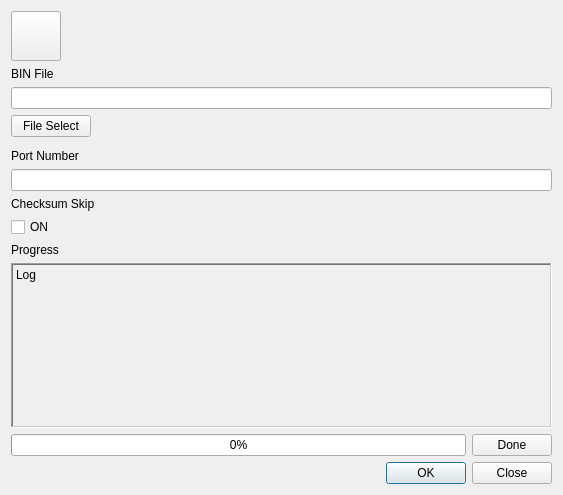
<?xml version="1.0" encoding="UTF-8"?>
<ui version="4.0">
 <class>Form</class>
 <widget class="QWidget" name="Form">
  <property name="geometry">
   <rect>
    <x>0</x>
    <y>0</y>
    <width>563</width>
    <height>495</height>
   </rect>
  </property>
  <property name="windowTitle">
   <string>Form</string>
  </property>
  <layout class="QGridLayout" name="gridLayout">
   <item row="0" column="0">
    <layout class="QVBoxLayout" name="Outter_Layout_2" stretch="0,0,0,0,0,0,0,0,0,0,0,0,0">
     <property name="sizeConstraint">
      <enum>QLayout::SetDefaultConstraint</enum>
     </property>
     <item>
      <layout class="QHBoxLayout" name="top_hlayout">
       <item>
        <widget class="QPushButton" name="btn_back">
         <property name="enabled">
          <bool>true</bool>
         </property>
         <property name="sizePolicy">
          <sizepolicy hsizetype="Fixed" vsizetype="Fixed">
           <horstretch>0</horstretch>
           <verstretch>0</verstretch>
          </sizepolicy>
         </property>
         <property name="minimumSize">
          <size>
           <width>50</width>
           <height>50</height>
          </size>
         </property>
         <property name="cursor">
          <cursorShape>PointingHandCursor</cursorShape>
         </property>
         <property name="styleSheet">
          <string notr="true">QPushButton#btn_back {
    border-image: url(left.png);
    background-repeat: no-repeat;
    background-position: center;
    background-size: cover;
}</string>
         </property>
         <property name="text">
          <string/>
         </property>
        </widget>
       </item>
       <item>
        <spacer name="horizontalSpacer">
         <property name="orientation">
          <enum>Qt::Horizontal</enum>
         </property>
         <property name="sizeHint" stdset="0">
          <size>
           <width>40</width>
           <height>20</height>
          </size>
         </property>
        </spacer>
       </item>
      </layout>
     </item>
     <item>
      <widget class="QLabel" name="lbl_binfile_2">
       <property name="sizePolicy">
        <sizepolicy hsizetype="Fixed" vsizetype="Fixed">
         <horstretch>0</horstretch>
         <verstretch>0</verstretch>
        </sizepolicy>
       </property>
       <property name="text">
        <string>BIN File</string>
       </property>
      </widget>
     </item>
     <item>
      <widget class="QLineEdit" name="edit_bin_file_2">
       <property name="sizePolicy">
        <sizepolicy hsizetype="Minimum" vsizetype="Fixed">
         <horstretch>0</horstretch>
         <verstretch>0</verstretch>
        </sizepolicy>
       </property>
       <property name="minimumSize">
        <size>
         <width>100</width>
         <height>0</height>
        </size>
       </property>
      </widget>
     </item>
     <item>
      <widget class="QPushButton" name="pushButton_2">
       <property name="sizePolicy">
        <sizepolicy hsizetype="Fixed" vsizetype="Fixed">
         <horstretch>0</horstretch>
         <verstretch>0</verstretch>
        </sizepolicy>
       </property>
       <property name="text">
        <string>File Select</string>
       </property>
      </widget>
     </item>
     <item>
      <widget class="QWidget" name="widget" native="true"/>
     </item>
     <item>
      <widget class="QLabel" name="lbl_portnumber_2">
       <property name="sizePolicy">
        <sizepolicy hsizetype="Preferred" vsizetype="Fixed">
         <horstretch>0</horstretch>
         <verstretch>0</verstretch>
        </sizepolicy>
       </property>
       <property name="text">
        <string>Port Number</string>
       </property>
      </widget>
     </item>
     <item>
      <widget class="QLineEdit" name="edit_port_number_2"/>
     </item>
     <item>
      <widget class="QLabel" name="lbl_checksum_2">
       <property name="sizePolicy">
        <sizepolicy hsizetype="Preferred" vsizetype="Fixed">
         <horstretch>0</horstretch>
         <verstretch>0</verstretch>
        </sizepolicy>
       </property>
       <property name="text">
        <string>Checksum Skip</string>
       </property>
      </widget>
     </item>
     <item>
      <widget class="QCheckBox" name="checkBox_2">
       <property name="sizePolicy">
        <sizepolicy hsizetype="Minimum" vsizetype="Fixed">
         <horstretch>0</horstretch>
         <verstretch>0</verstretch>
        </sizepolicy>
       </property>
       <property name="text">
        <string>ON</string>
       </property>
      </widget>
     </item>
     <item>
      <widget class="QLabel" name="label_2">
       <property name="sizePolicy">
        <sizepolicy hsizetype="Preferred" vsizetype="Fixed">
         <horstretch>0</horstretch>
         <verstretch>0</verstretch>
        </sizepolicy>
       </property>
       <property name="text">
        <string>Progress</string>
       </property>
      </widget>
     </item>
     <item>
      <widget class="QLabel" name="lbl_log_2">
       <property name="sizePolicy">
        <sizepolicy hsizetype="Preferred" vsizetype="Expanding">
         <horstretch>0</horstretch>
         <verstretch>0</verstretch>
        </sizepolicy>
       </property>
       <property name="frameShape">
        <enum>QFrame::WinPanel</enum>
       </property>
       <property name="frameShadow">
        <enum>QFrame::Sunken</enum>
       </property>
       <property name="lineWidth">
        <number>0</number>
       </property>
       <property name="text">
        <string>Log</string>
       </property>
       <property name="alignment">
        <set>Qt::AlignLeading|Qt::AlignLeft|Qt::AlignTop</set>
       </property>
      </widget>
     </item>
     <item>
      <layout class="QHBoxLayout" name="horizontalLayout_4">
       <item>
        <widget class="QProgressBar" name="progressBar_2">
         <property name="value">
          <number>0</number>
         </property>
        </widget>
       </item>
       <item>
        <widget class="QPushButton" name="btn_done_2">
         <property name="sizePolicy">
          <sizepolicy hsizetype="Fixed" vsizetype="Fixed">
           <horstretch>0</horstretch>
           <verstretch>0</verstretch>
          </sizepolicy>
         </property>
         <property name="layoutDirection">
          <enum>Qt::LeftToRight</enum>
         </property>
         <property name="text">
          <string>Done</string>
         </property>
         <property name="default">
          <bool>false</bool>
         </property>
         <property name="flat">
          <bool>false</bool>
         </property>
        </widget>
       </item>
      </layout>
     </item>
     <item>
      <layout class="QHBoxLayout" name="horizontalLayout_5">
       <item>
        <spacer name="horizontalSpacer_2">
         <property name="orientation">
          <enum>Qt::Horizontal</enum>
         </property>
         <property name="sizeHint" stdset="0">
          <size>
           <width>40</width>
           <height>20</height>
          </size>
         </property>
        </spacer>
       </item>
       <item>
        <widget class="QDialogButtonBox" name="buttonBox_2">
         <property name="sizePolicy">
          <sizepolicy hsizetype="Fixed" vsizetype="Fixed">
           <horstretch>0</horstretch>
           <verstretch>0</verstretch>
          </sizepolicy>
         </property>
         <property name="maximumSize">
          <size>
           <width>16777215</width>
           <height>16777215</height>
          </size>
         </property>
         <property name="standardButtons">
          <set>QDialogButtonBox::Close|QDialogButtonBox::Ok</set>
         </property>
         <property name="centerButtons">
          <bool>false</bool>
         </property>
        </widget>
       </item>
      </layout>
     </item>
    </layout>
   </item>
  </layout>
 </widget>
 <resources/>
 <connections>
  <connection>
   <sender>btn_back</sender>
   <signal>clicked()</signal>
   <receiver>Form</receiver>
   <slot>btn_back_clicked()</slot>
   <hints>
    <hint type="sourcelabel">
     <x>32</x>
     <y>47</y>
    </hint>
    <hint type="destinationlabel">
     <x>40</x>
     <y>27</y>
    </hint>
   </hints>
  </connection>
 </connections>
 <slots>
  <slot>btn_back_clicked()</slot>
 </slots>
</ui>
